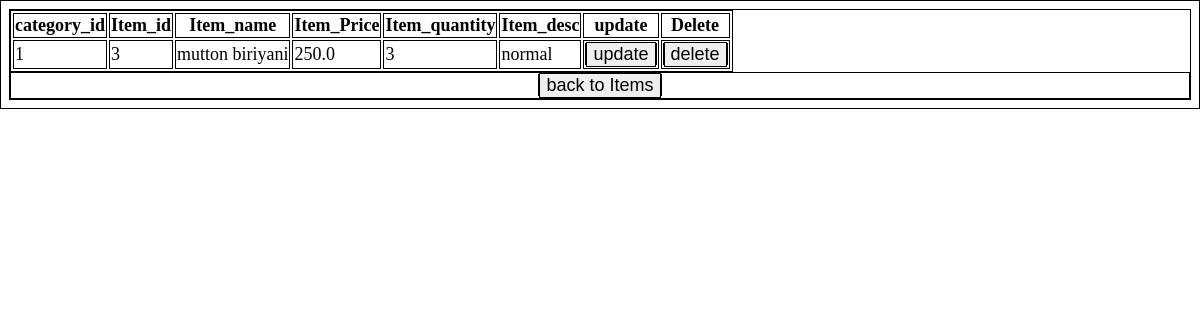
The page /crud_app/items_list/ on the database as committed earlier.
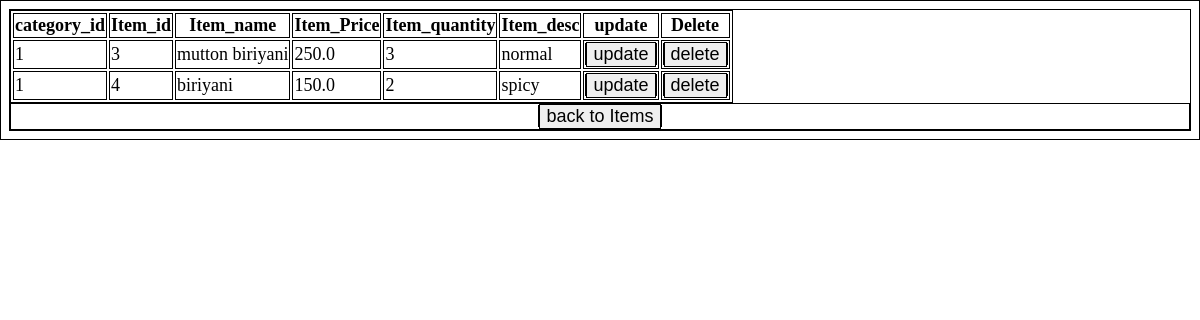
The same page on the database as committed later.
### crud_app/models.py (models this page shows)
class food_model(models.Model):
    category_id=models.ForeignKey(category_model,on_delete=models.CASCADE)
    item_id=models.AutoField(primary_key=True)
    item_name=models.CharField(max_length=30)
    item_price=models.FloatField()
    item_quantity=models.IntegerField()
    item_desc=models.TextField()

### crud_app/views.py (the view)
def items_list(request):
    res=food_model.objects.all()
    return render(request,'items_list.html',context={'data':res})

### crud_app/templates/items_list.html (shortened to what this page needs)
<!DOCTYPE html>
<html lang="en">
<head>
</head>
<body>
    {% if data %}
    <table>
        <tr>
            <th>category_id</th>
            <th>Item_id</th>
            <th>Item_name</th>
            <th>Item_Price</th>
            <th>Item_quantity</th>
            <th>Item_desc</th>
            <th>update</th>
            <th>Delete</th>
        </tr>
        {% for i in data %}
        <tr>
            <td>{{i.category_id_id}}</td>
            <td>{{i.item_id}}</td>
            <td>{{i.item_name}}</td>
            <td>{{i.item_price}}</td>
            <td>{{i.item_quantity}}</td>
            <td>{{i.item_desc}}</td>
             <td><a href="{% url 'crud_app:item_update' pk=i.item_id %}"><button>update</button></a></td>
            <td><a href="{% url 'crud_app:item_delete' pk=i.item_id %}"><button>delete</button></a></td>
        </tr>
        {% endfor %}
    </table>
    {% else %}
        <h2>Data not found</h2>
    {% endif %}
    <div style="text-align: center;">
     <a href="{% url 'crud_app:items'%}">  <input type="button"  value="back to Items"></a>
    </div>
</body>
</html>

Rows that differ between the two databases and show on the page:
added food_model: category_id_id "1", item_id "4", item_name "biriyani", item_price "150.0", item_quantity "2", item_desc "spicy"
